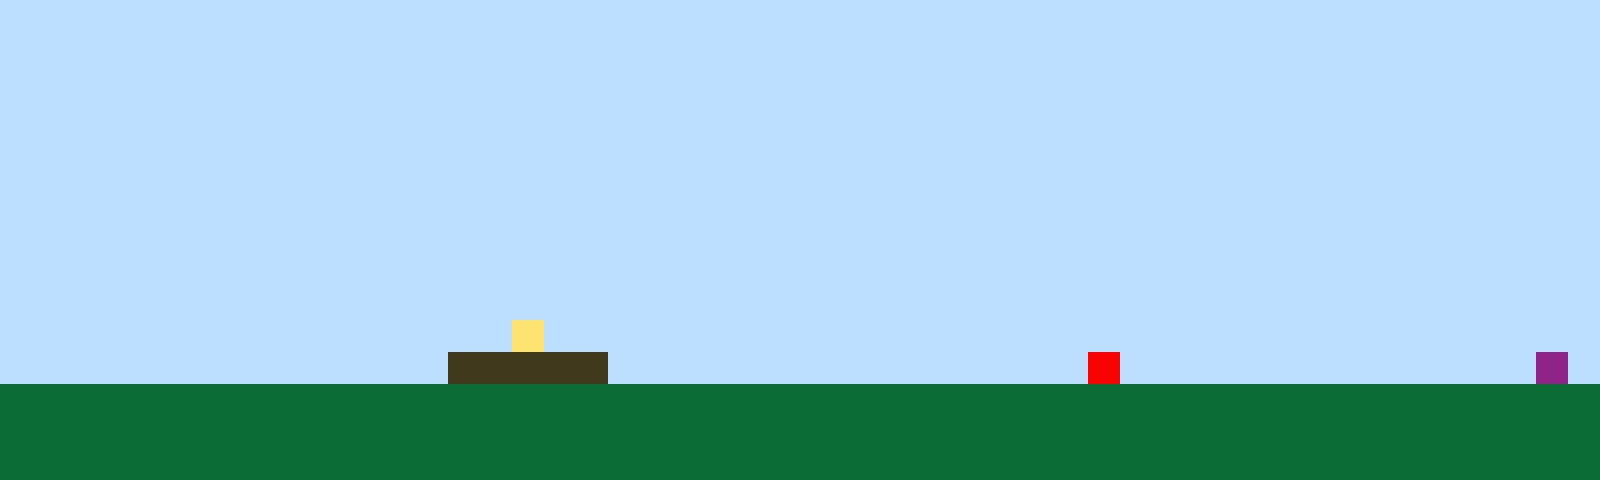

A level layout from a 2D game, rendered from its tile map. Below: a short description, then the map file with its tile-grid data intact:
An orthogonal 50x15 tile map with 32x32 px tiles, 1 tile layer (Tile Layer 1).

<map version="1.10" tiledversion="1.11.2" orientation="orthogonal" renderorder="right-up" width="50" height="15" tilewidth="32" tileheight="32" infinite="0" nextlayerid="2" nextobjectid="1"><editorsettings><export target="map1.csv" format="csv" /></editorsettings><tileset firstgid="1" name="sprites" tilewidth="32" tileheight="32" tilecount="6" columns="3"><image source="sprites.png" width="96" height="64" /></tileset><layer id="1" name="Tile Layer 1" width="50" height="15"><data encoding="csv">1,1,1,1,1,1,1,1,1,1,1,1,1,1,1,1,1,1,1,1,1,1,1,1,1,1,1,1,1,1,1,1,1,1,1,1,1,1,1,1,1,1,1,1,1,1,1,1,1,1,1,1,1,1,1,1,1,1,1,1,1,1,1,1,1,1,1,1,1,1,1,1,1,1,1,1,1,1,1,1,1,1,1,1,1,1,1,1,1,1,1,1,1,1,1,1,1,1,1,1,1,1,1,1,1,1,1,1,1,1,1,1,1,1,1,1,1,1,1,1,1,1,1,1,1,1,1,1,1,1,1,1,1,1,1,1,1,1,1,1,1,1,1,1,1,1,1,1,1,1,1,1,1,1,1,1,1,1,1,1,1,1,1,1,1,1,1,1,1,1,1,1,1,1,1,1,1,1,1,1,1,1,1,1,1,1,1,1,1,1,1,1,1,1,1,1,1,1,1,1,1,1,1,1,1,1,1,1,1,1,1,1,1,1,1,1,1,1,1,1,1,1,1,1,1,1,1,1,1,1,1,1,1,1,1,1,1,1,1,1,1,1,1,1,1,1,1,1,1,1,1,1,1,1,1,1,1,1,1,1,1,1,1,1,1,1,1,1,1,1,1,1,1,1,1,1,1,1,1,1,1,1,1,1,1,1,1,1,1,1,1,1,1,1,1,1,1,1,1,1,1,1,1,1,1,1,1,1,1,1,1,1,1,1,1,1,1,1,1,1,1,1,1,1,1,1,1,1,1,1,1,1,1,1,1,1,1,1,1,1,1,1,1,1,1,1,1,1,1,1,1,1,1,1,1,1,1,1,1,1,1,1,1,1,1,1,1,1,1,1,1,1,1,1,1,1,1,1,1,1,1,1,1,1,1,1,1,1,1,1,1,1,1,1,1,1,1,1,1,1,1,1,1,1,1,1,1,1,1,1,1,1,1,1,1,1,1,1,1,1,1,1,1,1,1,1,1,1,1,1,1,1,1,1,1,1,1,1,1,1,1,1,1,1,1,1,1,1,1,1,1,1,1,1,1,1,1,1,1,1,1,1,1,1,1,1,1,1,1,1,1,1,1,1,1,1,1,1,1,1,1,1,1,1,1,1,1,1,1,1,1,1,1,1,1,1,1,1,1,1,1,1,1,1,1,1,1,1,1,1,1,1,1,1,1,1,4,1,1,1,1,1,1,1,1,1,1,1,1,1,1,1,1,1,1,1,1,1,1,1,1,1,1,1,1,1,1,1,1,1,1,1,1,1,1,1,1,1,1,1,1,1,1,1,3,3,3,3,3,1,1,1,1,1,1,1,1,1,1,1,1,1,1,1,5,1,1,1,1,1,1,1,1,1,1,1,1,1,6,1,2,2,2,2,2,2,2,2,2,2,2,2,2,2,2,2,2,2,2,2,2,2,2,2,2,2,2,2,2,2,2,2,2,2,2,2,2,2,2,2,2,2,2,2,2,2,2,2,2,2,2,2,2,2,2,2,2,2,2,2,2,2,2,2,2,2,2,2,2,2,2,2,2,2,2,2,2,2,2,2,2,2,2,2,2,2,2,2,2,2,2,2,2,2,2,2,2,2,2,2,2,2,2,2,2,2,2,2,2,2,2,2,2,2,2,2,2,2,2,2,2,2,2,2,2,2,2,2,2,2,2,2,2,2,2,2,2,2,2,2,2,2,2,2,2,2,2,2,2,2</data></layer></map>
